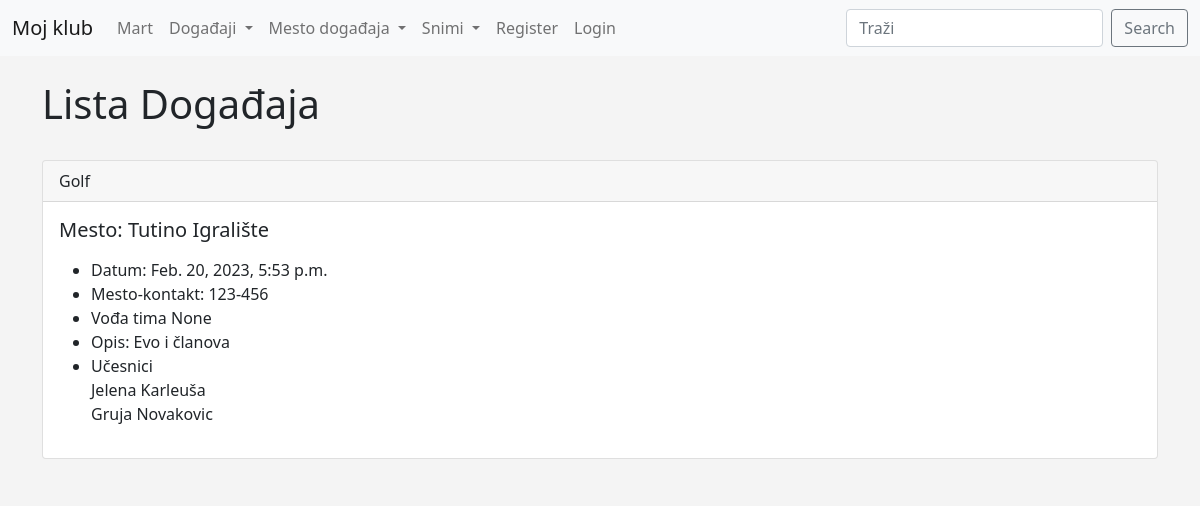
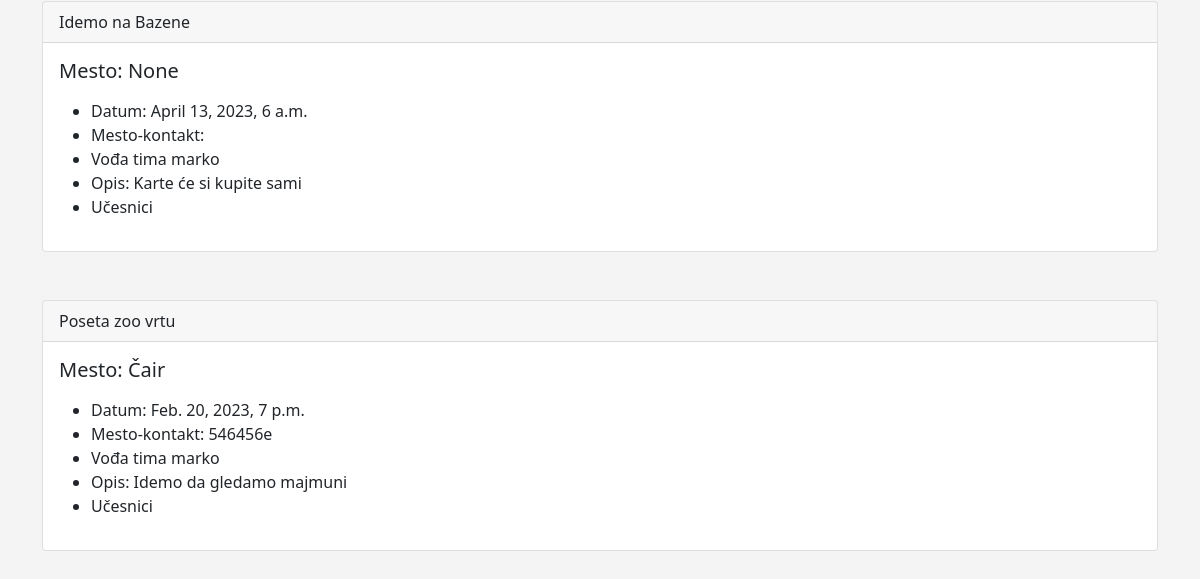
The page /events on the database as committed earlier (2 pictures, top to bottom).
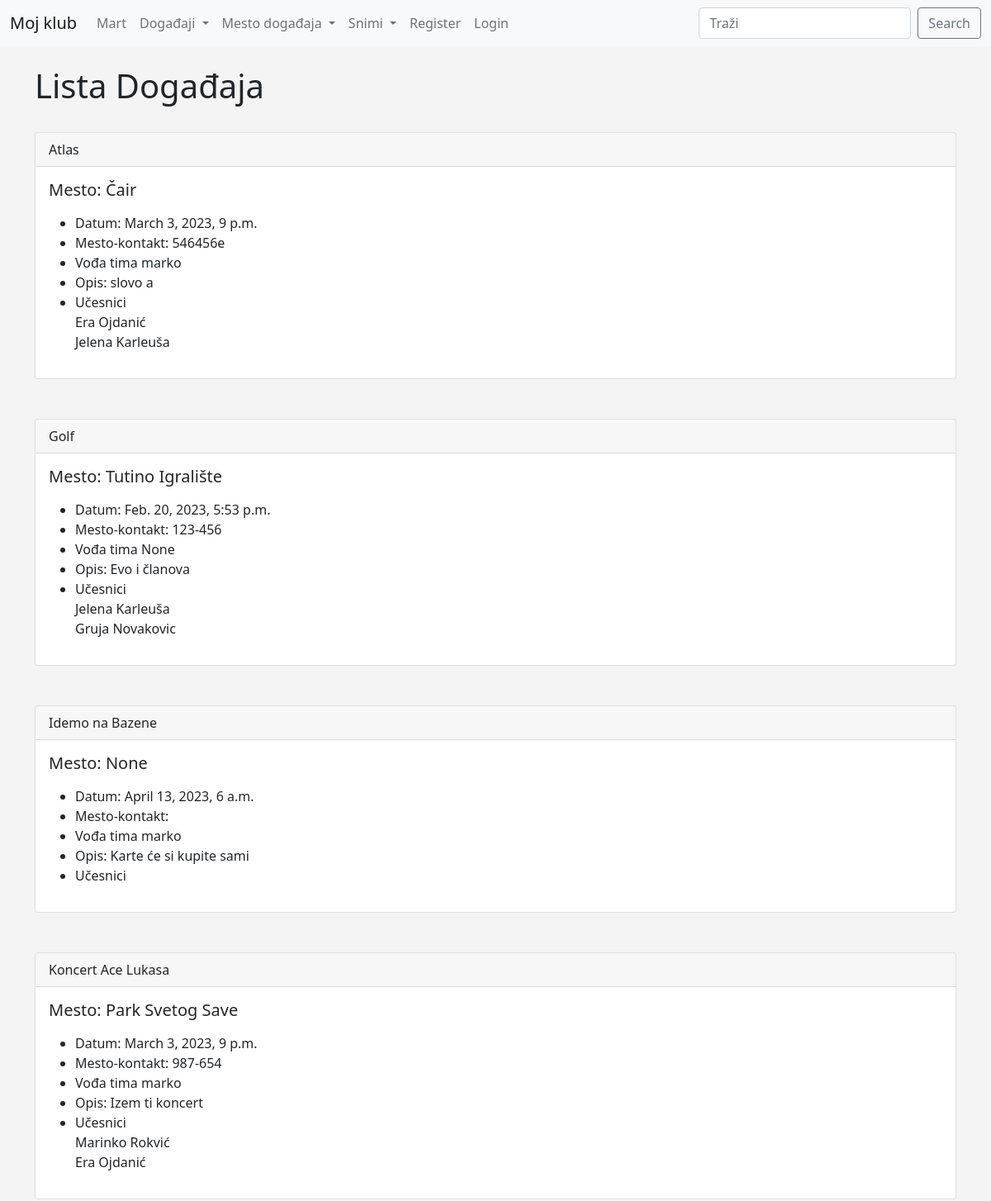
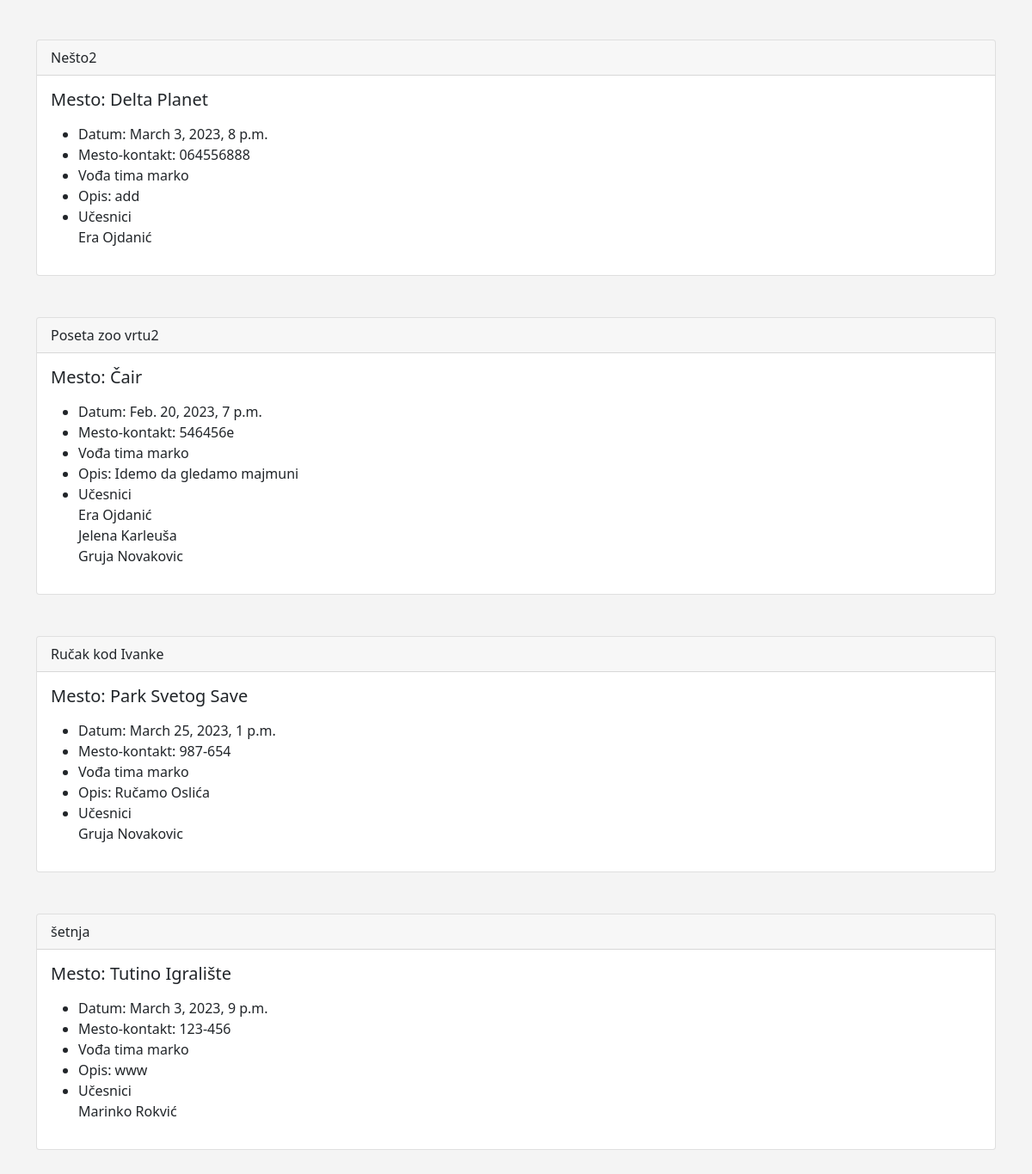
The same page on the database as committed later (2 pictures, top to bottom).
### events/models.py (models this page shows)
class Evant(models.Model):
    ime = models.CharField("Ime Dogadjaja", max_length=120)
    event_datum = models.DateTimeField("Dan Dogadjaja")
    venue = models.ForeignKey(Venue, blank=True, null=True, on_delete=models.CASCADE)
    menadzer = models.ForeignKey(User, blank=True, null=True, on_delete=models.SET_NULL)
    opis = models.TextField(blank=True)
    polaznici =models.ManyToManyField(Clanovi, blank=True)
    def __str__(self):
        return self.ime

class Venue(models.Model):
    ime = models.CharField("Naziv Mesta", max_length=120)
    adresa =models.CharField("Adresa Mesta", max_length=300)
    pos_broj =models.CharField("poštanski Broj", max_length=15)
    telefon = models.CharField("Kontakt Telefon", max_length=30, blank=True)
    web = models.URLField("Web Adresa", blank=True)
    email =models.EmailField("Email Adresa", blank=True)
    vlasnik= models.IntegerField("Vlasnik događaja", blank=False, default=1)
    def __str__(self):
        return self.ime

class Clanovi(models.Model):
    ime =models.CharField("Ime", max_length=30)
    prezime =models.CharField("Prezime", max_length=30)
    telefon =models.CharField("Kontakt Telefon", max_length=30)
    email =models.EmailField("Email Adresa")
    def __str__(self):
        return self.ime + ' ' + self.prezime

### events/views.py (the view)
# urls.py: path('events', views.svi_dogadjaji, name='list_events'),
def svi_dogadjaji(request):
    event_list = Evant.objects.all().order_by('ime', 'venue') #('-datum')
    return render(request, 'events/event_list.html', {'event_list':event_list})

### events/templates/events/event_list.html (shortened to what this page needs)
{% extends 'events/base.html' %}
    {% block content %}
    <h1>Lista Događaja</h1>
<br/>
{% for event in event_list %}
<div class="card">
    <div class="card-header">
        {{ event }}
    </div>
    <div class="card-body">
      <h5 class="card-title">Mesto: {{ event.venue }}</h5>
      <p class="card-text">
        <ul>
            <li>Datum: {{ event.event_datum }}</li>
            <li>Mesto-kontakt: {{ event.venue.telefon }}</li>
            <li>Vođa tima {{ event.menadzer }}</li>
            <li>Opis: {{ event.opis }}</li>
            <li> Učesnici<br/>
                {% for dete in event.polaznici.all %}
             {{ dete }}<br/>
                {% endfor %}
            </li>
            </ul>
      </p>
    </div>
  </div>
<br/><br/>
{% endfor %}
    {% endblock %}

Rows that differ between the two databases and show on the page:
added Evant: ime "Atlas", venue "Čair", event_datum "March 3, 2023, 9 p.m.", venue.telefon "546456e", menadzer "marko", opis "slovo a", Clanovi (ime+prezime "Jelena Karleuša")
now on this page (row unchanged): Clanovi: ime+prezime "Era Ojdanić"
added Evant: ime "Koncert Ace Lukasa", venue "Park Svetog Save", event_datum "March 3, 2023, 9 p.m.", venue.telefon "987-654", menadzer "marko", opis "Izem ti koncert"
now on this page (row unchanged): Clanovi: ime+prezime "Marinko Rokvić"
added Evant: ime "Nešto2", venue "Delta Planet", event_datum "March 3, 2023, 8 p.m.", venue.telefon "064556888", menadzer "marko", opis "add"
changed Evant "Idemo da gledamo majmuni": ime "Poseta zoo vrtu" → "Poseta zoo vrtu2"; gains Clanovi (ime+prezime "Jelena Karleuša"); gains Clanovi (ime+prezime "Gruja Novakovic")
added Evant: ime "Ručak kod Ivanke", venue "Park Svetog Save", event_datum "March 25, 2023, 1 p.m.", venue.telefon "987-654", menadzer "marko", opis "Ručamo Oslića", Clanovi (ime+prezime "Gruja Novakovic")
added Evant: ime "šetnja", venue "Tutino Igralište", event_datum "March 3, 2023, 9 p.m.", venue.telefon "123-456", menadzer "marko", opis "www"
